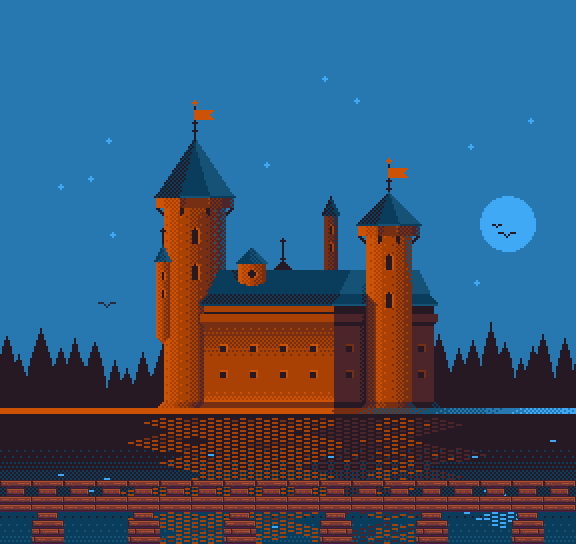

Rendered tile map (Tiled .tmx) drawn with the repository's tilesets; below, a short description and the full map source, tile grids included:
An orthogonal 18x17 tile map with 32x32 px tiles, 2 tile layers (Background, Bridge), 2 tilesets and 1 object.

<map version="1.5" tiledversion="2021.03.23" orientation="orthogonal" renderorder="right-down" width="18" height="17" tilewidth="32" tileheight="32" infinite="0" nextlayerid="4" nextobjectid="4">
 <tileset firstgid="1" source="CastleInDistance.tsx" />
 <tileset firstgid="325" source="WoodenBridge.tsx" />
 <layer id="1" name="Background" width="18" height="17">
  <data encoding="csv">
1,2,3,4,5,6,7,8,9,10,11,12,13,14,15,16,17,18,
19,20,21,22,23,24,25,26,27,28,29,30,31,32,33,34,35,36,
37,38,39,40,41,42,43,44,45,46,47,48,49,50,51,52,53,54,
55,56,57,58,59,60,61,62,63,64,65,66,67,68,69,70,71,72,
73,74,75,76,77,78,79,80,81,82,83,84,85,86,87,88,89,90,
91,92,93,94,95,96,97,98,99,100,101,102,103,104,105,106,107,108,
109,110,111,112,113,114,115,116,117,118,119,120,121,122,123,124,125,126,
127,128,129,130,131,132,133,134,135,136,137,138,139,140,141,142,143,144,
145,146,147,148,149,150,151,152,153,154,155,156,157,158,159,160,161,162,
163,164,165,166,167,168,169,170,171,172,173,174,175,176,177,178,179,180,
181,182,183,184,185,186,187,188,189,190,191,192,193,194,195,196,197,198,
199,200,201,202,203,204,205,206,207,208,209,210,211,212,213,214,215,216,
217,218,219,220,221,222,223,224,225,226,227,228,229,230,231,232,233,234,
235,236,237,238,239,240,241,242,243,244,245,246,247,248,249,250,251,252,
253,254,255,256,257,258,259,260,261,262,263,264,265,266,267,268,269,270,
271,272,273,274,275,276,277,278,279,280,281,282,283,284,285,286,287,288,
289,290,291,292,293,294,295,296,297,298,299,300,301,302,303,304,305,306
</data>
 </layer>
 <layer id="2" name="Bridge" width="18" height="17">
  <data encoding="csv">
0,0,0,0,0,0,0,0,0,0,0,0,0,0,0,0,0,0,
0,0,0,0,0,0,0,0,0,0,0,0,0,0,0,0,0,0,
0,0,0,0,0,0,0,0,0,0,0,0,0,0,0,0,0,0,
0,0,0,0,0,0,0,0,0,0,0,0,0,0,0,0,0,0,
0,0,0,0,0,0,0,0,0,0,0,0,0,0,0,0,0,0,
0,0,0,0,0,0,0,0,0,0,0,0,0,0,0,0,0,0,
0,0,0,0,0,0,0,0,0,0,0,0,0,0,0,0,0,0,
0,0,0,0,0,0,0,0,0,0,0,0,0,0,0,0,0,0,
0,0,0,0,0,0,0,0,0,0,0,0,0,0,0,0,0,0,
0,0,0,0,0,0,0,0,0,0,0,0,0,0,0,0,0,0,
0,0,0,0,0,0,0,0,0,0,0,0,0,0,0,0,0,0,
0,0,0,0,0,0,0,0,0,0,0,0,0,0,0,0,0,0,
0,0,0,0,0,0,0,0,0,0,0,0,0,0,0,0,0,0,
0,0,0,0,0,0,0,0,0,0,0,0,0,0,0,0,0,0,
0,0,0,0,0,0,0,0,0,0,0,0,0,0,0,0,0,0,
328,328,328,328,328,328,328,328,328,328,328,328,328,328,328,328,328,328,
0,327,0,0,327,0,0,327,0,0,327,0,0,327,0,0,327,0
</data>
 </layer>
 <objectgroup id="3" name="BridgeObject">
  <object id="3" x="0" y="496.5" width="576" height="15" />
 </objectgroup>
</map>
